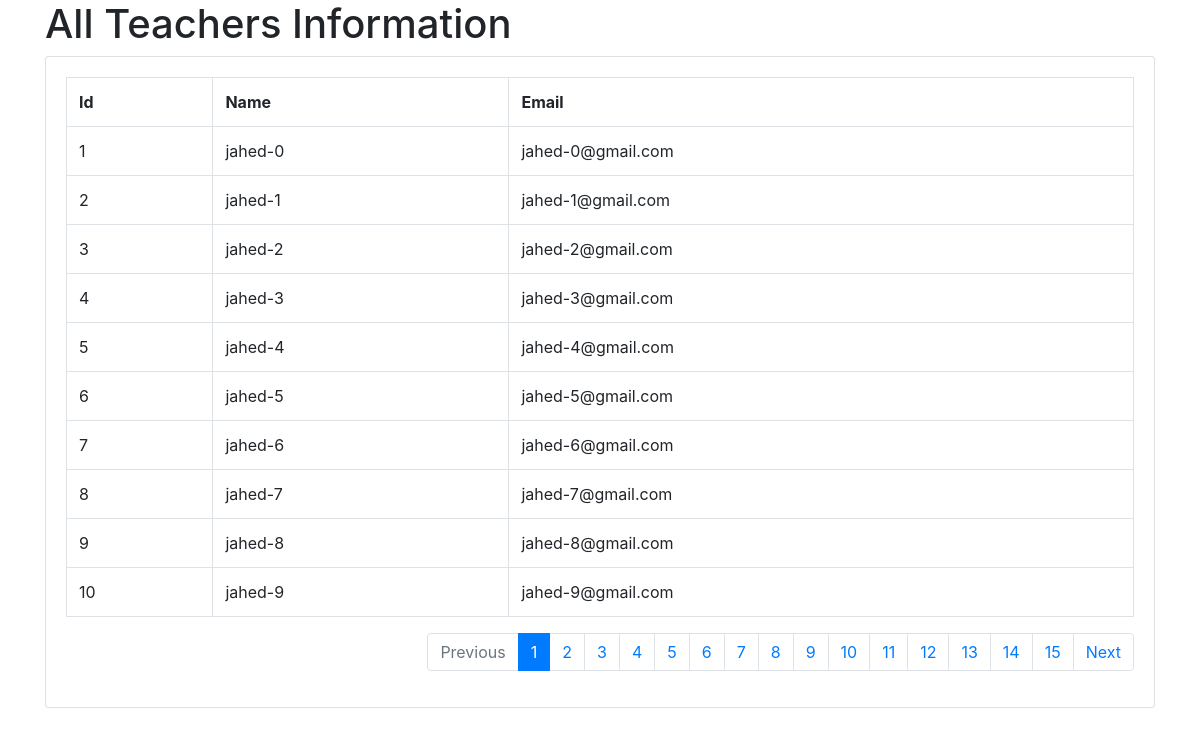
The page / on the database its author committed.
### tables this page shows
CREATE TABLE `teachers` (
  `id` int(11) NOT NULL,
  `name` varchar(30) NOT NULL,
  `email` varchar(30) NOT NULL
);

### index.php (the view, shortened to what this page needs)
<?php
$con= new PDO('mysql:host=localhost;dbname=pagination','root','');
$page=1;
$limit= 10;
$offset= $page * $limit - $limit ;
$statement2= $con->prepare("select * from teachers");
$statement2->execute();
$total= $statement2->rowCount();
$number_of_page = ceil($total/$limit);
$statement = $con->prepare("select * from teachers limit $limit offset $offset");
$statement->execute();
$teachers = $statement->fetchAll(PDO::FETCH_OBJ);
?>
<!DOCTYPE html>
<html lang="en">
<head>
  <link rel="stylesheet" href="bootstrap.min.css">
</head>
<body>
  <div class="container">
    <h1>All Teachers Information</h1>
    <div class="card">
      <div class="card-body">
        <table class="table table-bordered">
          <tr>
            <th>Id</th>
            <th>Name</th>
            <th>Email</th>
          </tr>
          <?php foreach ($teachers as $teacher): ?>
            <tr>
              <td><?= $teacher->id ?></td>
              <td><?= $teacher->name ?></td>
              <td><?= $teacher->email ?></td>
            </tr>
          <?php endforeach ?>
        </table>
        <nav aria-label="Page navigation example">
          <ul class="pagination justify-content-end">
            <li class="page-item <?= $page <= 1 ? 'disabled': '';?>">
              <a class="page-link" href="/?page=<?= $page-1;?>" tabindex="-1">Previous</a>
            </li>
          <?php for($i = 1; $i <= $number_of_page; $i++): ?>
            <li class="page-item <?= $i == $page ? 'active' : '' ?>"><a class="page-link" href="/?page=<?= $i ;?>"><?= $i ;?></a></li>
          <?php endfor;?>
            <li class="page-item <?= $page >= $number_of_page ? 'disabled': '';?>">
              <a class="page-link" href="/?page=<?= $page+1;?>">Next</a>
            </li>
          </ul>
        </nav>
      </div>
    </div>
  </div>
</body>
</html>

### rows shown on the page
teachers: id "1", name "jahed-0", email "jahed-0@gmail.com"
teachers: id "2", name "jahed-1", email "jahed-1@gmail.com"
teachers: id "3", name "jahed-2", email "jahed-2@gmail.com"
teachers: id "4", name "jahed-3", email "jahed-3@gmail.com"
teachers: id "5", name "jahed-4", email "jahed-4@gmail.com"
teachers: id "6", name "jahed-5", email "jahed-5@gmail.com"
teachers: id "7", name "jahed-6", email "jahed-6@gmail.com"
teachers: id "8", name "jahed-7", email "jahed-7@gmail.com"
teachers: id "9", name "jahed-8", email "jahed-8@gmail.com"
teachers: id "10", name "jahed-9", email "jahed-9@gmail.com"
